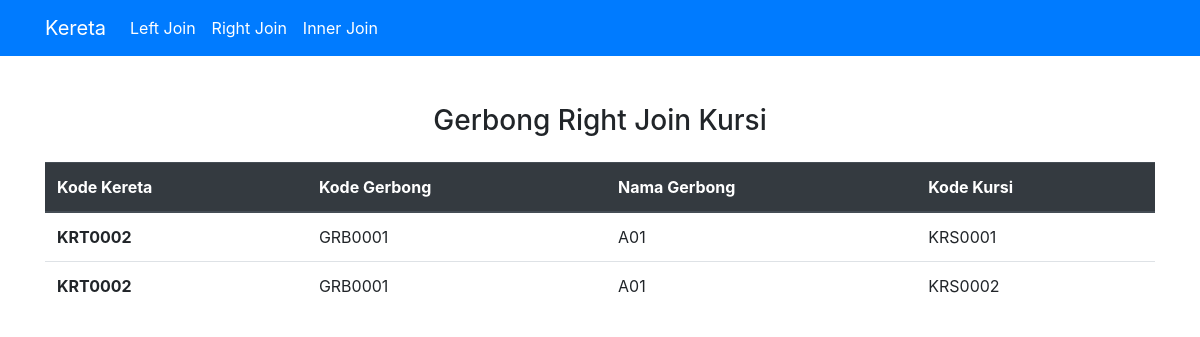
/index.php/kereta/right, run on the app's committed database.
### tables this page shows
CREATE TABLE `kursi`  (
  `kd_kursi` varchar(255) NOT NULL,
  `kd_gerbong` varchar(255) NULL DEFAULT NULL,
  `kd_kereta` varchar(255) NULL DEFAULT NULL,
  PRIMARY KEY (`kd_kursi`) USING BTREE,
  INDEX `FK_GERBONG`(`kd_gerbong`) USING BTREE,
  INDEX `FK_KURSI_KERETA`(`kd_kereta`) USING BTREE,
  CONSTRAINT `FK_GERBONG` FOREIGN KEY (`kd_gerbong`) REFERENCES `gerbong` (`kd_gerbong`) ON DELETE CASCADE ON UPDATE CASCADE,
  CONSTRAINT `FK_KURSI_KERETA` FOREIGN KEY (`kd_kereta`) REFERENCES `lokomotif` (`kd_kereta`) ON DELETE CASCADE ON UPDATE CASCADE
);

CREATE TABLE `gerbong`  (
  `kd_gerbong` varchar(255) NOT NULL,
  `kd_kereta` varchar(255) NULL DEFAULT NULL,
  `nama` varchar(255) NULL DEFAULT NULL,
  PRIMARY KEY (`kd_gerbong`) USING BTREE,
  INDEX `FK_KERETA`(`kd_kereta`) USING BTREE,
  CONSTRAINT `FK_KERETA` FOREIGN KEY (`kd_kereta`) REFERENCES `lokomotif` (`kd_kereta`) ON DELETE CASCADE ON UPDATE CASCADE
);

### application/controllers/Kereta.php (called while the page is built, shortened)
<?php
class Kereta extends CI_Controller {
	public function __construct(){
		$this->load->model('Kereta_model');
	}
	public function right()
	{
		$data['judul'] = "Gerbong & Kursi";
		$data['right_join'] = $this->Kereta_model->right_join();
		$this->load->view('header', $data);
		$this->load->view('right_join', $data);
		$this->load->view('footer');
	}
}

### index.php (called while the page is built, shortened)
<?php
require_once BASEPATH.'core/CodeIgniter.php';

### application/models/Kereta_model.php (called while the page is built, shortened)
<?php
class Kereta_model extends CI_Model {
	public function right_join() {
		$this->db->select('gerbong.kd_gerbong, gerbong.kd_kereta, gerbong.nama, kursi.kd_kursi');
		$this->db->from('gerbong');
		$this->db->join('kursi', 'gerbong.kd_gerbong = kursi.kd_gerbong','right');
		return $this->db->get()->result();
	}
}

### application/views/right_join.php (the view)
<div class="container">
  <h3 class="text-center mt-5">Gerbong Right Join Kursi</h3>
  <table class="table mt-4">
    <thead class="thead-dark">
      <tr>
        <th scope="col">Kode Kereta</th>
        <th scope="col">Kode Gerbong</th>
        <th scope="col">Nama Gerbong</th>
        <th scope="col">Kode Kursi</th>
      </tr>
    </thead>
    <tbody>
      <?php foreach ($right_join as $rj) : ?>
      <tr>
        <th><?php echo $rj->kd_kereta; ?></th>
        <td><?php echo $rj->kd_gerbong; ?></td>
        <td><?php echo $rj->nama; ?></td>
        <td><?php echo $rj->kd_kursi; ?></td>
      </tr>
    <?php endforeach; ?>
    </tbody>
  </table>
</div>

### data on the page
kursi: kd_gerbong.kd_kereta "KRT0002", kd_gerbong.kd_gerbong "GRB0001", kd_gerbong.nama "A01", kd_kursi "KRS0001"
kursi: kd_gerbong.kd_kereta "KRT0002", kd_gerbong.kd_gerbong "GRB0001", kd_gerbong.nama "A01", kd_kursi "KRS0002"
